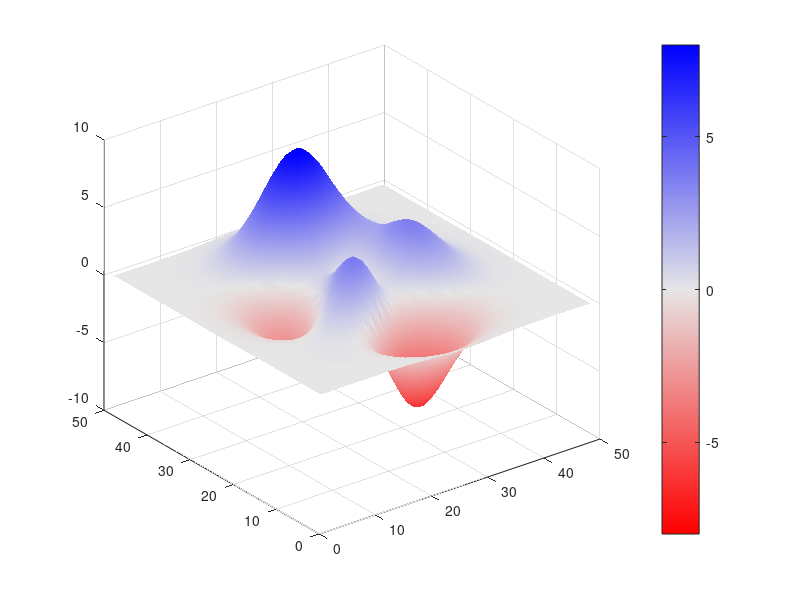

Write the MATLAB code that produced this figure.
r = [1 0 0];       %# start
w = [.9 .9 .9];    %# middle
b = [0 0 1];       %# end

len = 128

%# colormap of size 64-by-3, ranging from red -> white -> blue
c1 = zeros(len,3); c2 = zeros(len,3);
for i=1:3
    c1(:,i) = linspace(r(i), w(i), len);
    c2(:,i) = linspace(w(i), b(i), len);
end
c = [c1(1:end-1,:);c2];

surf(peaks), shading interp
caxis([-8 8]), colormap(c), colorbar
